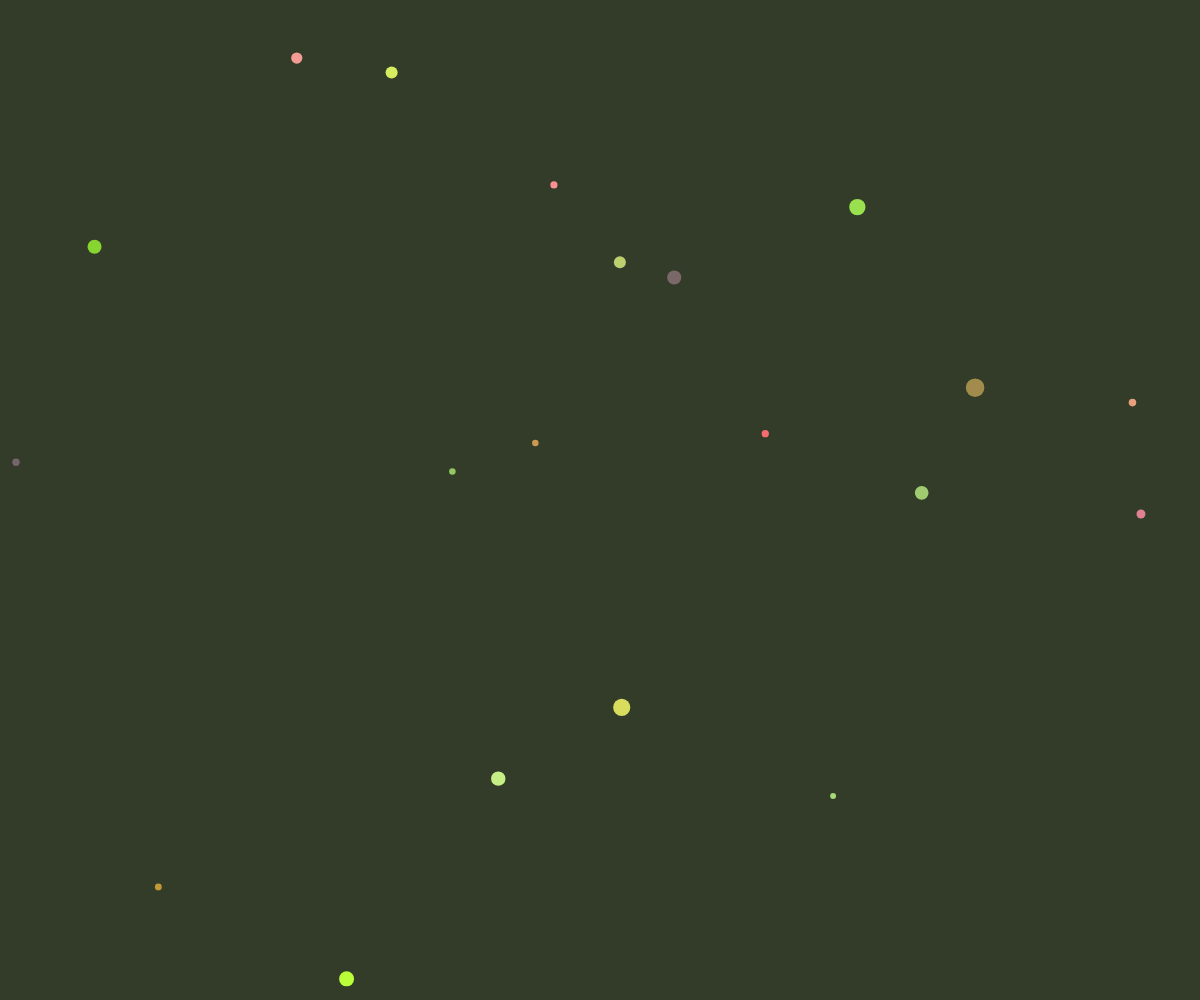
Frame 1 (no input)
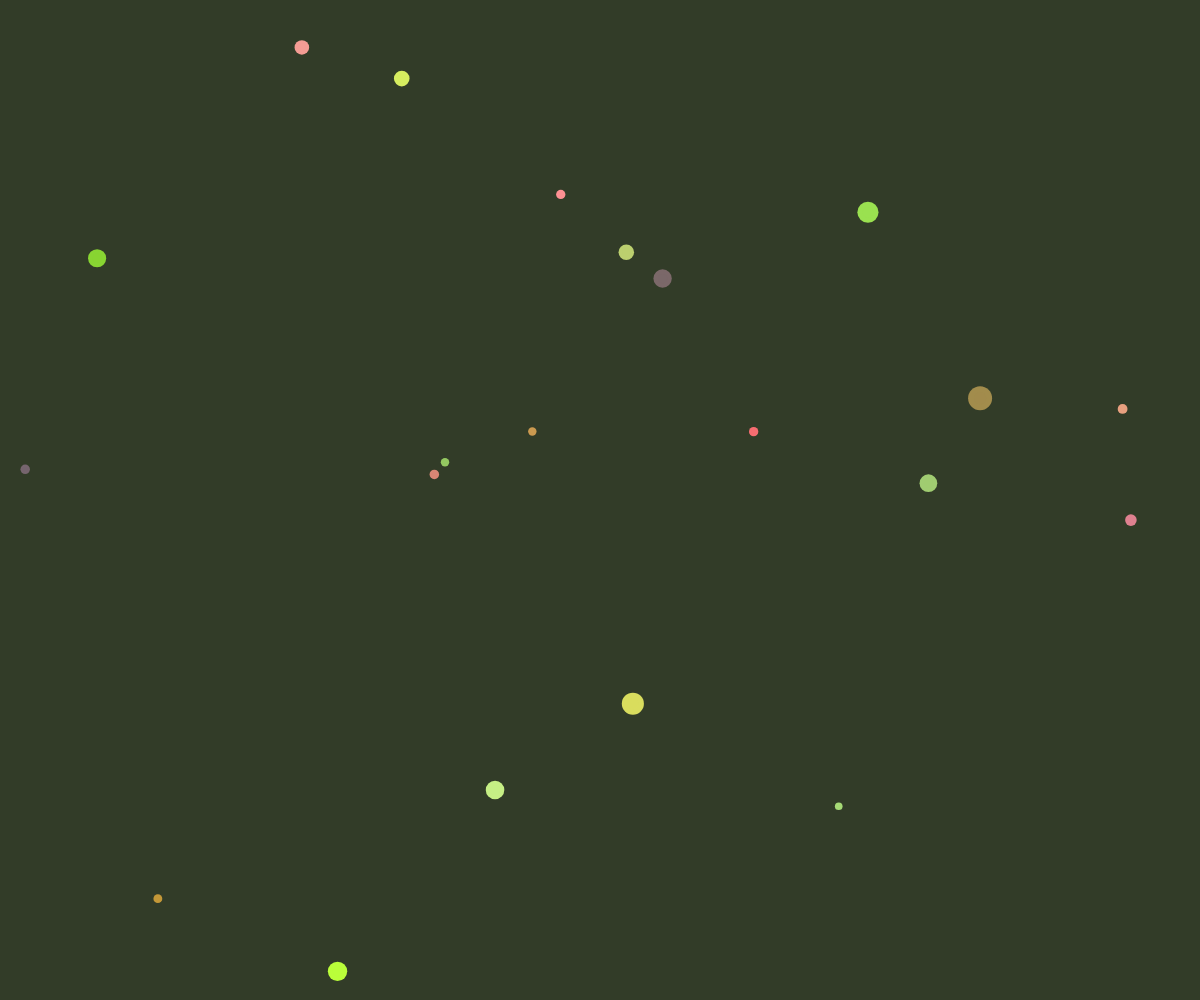
Frame 60 (no input)
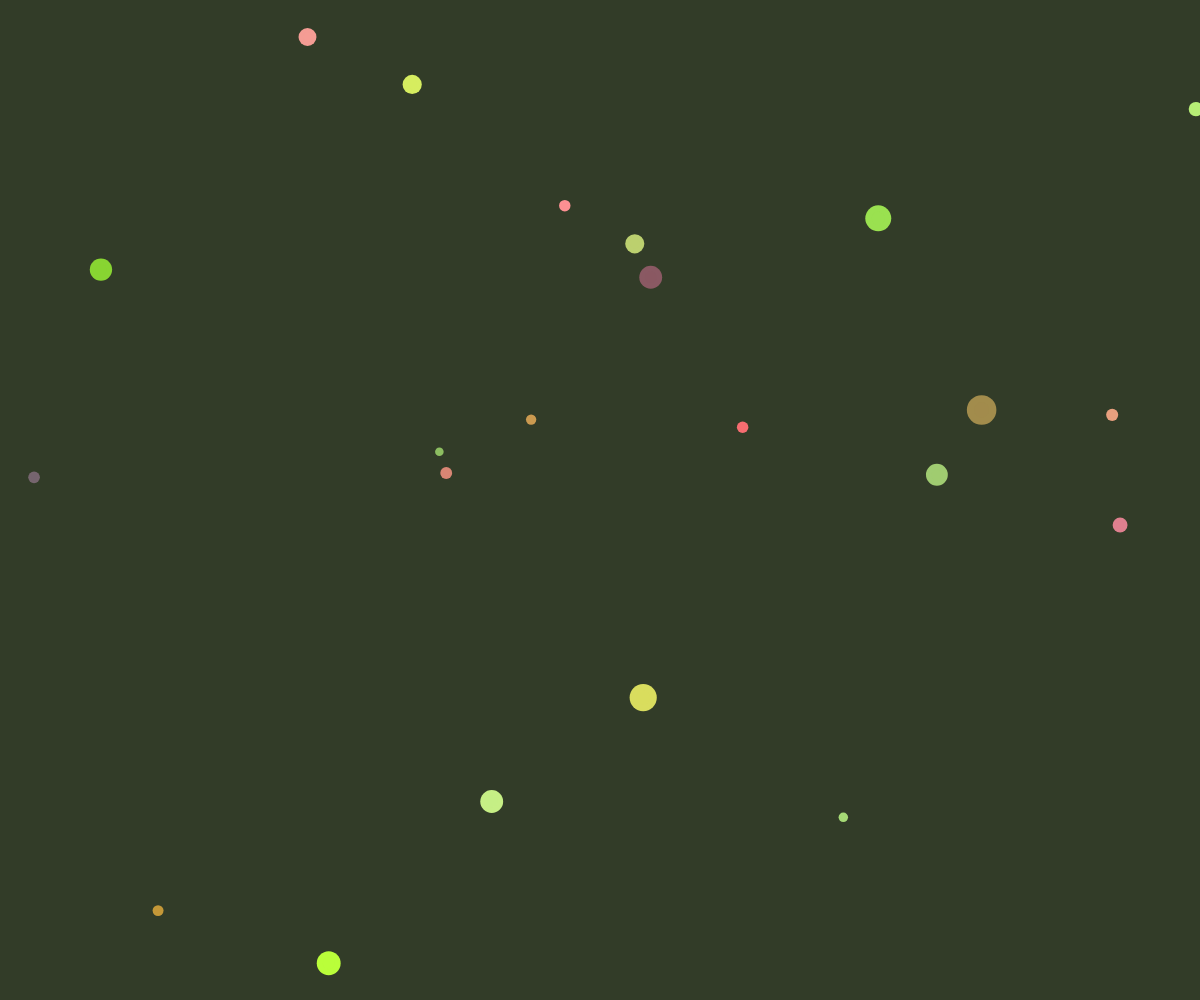
Frame 120 (the mouse pressed at the canvas centre since frame 60)

The p5.js sketch that drew these frames (run headless with seeded random() and noise() and a simulated clock; from frame 60 on, the mouse is pressed at the canvas centre):

// p5.js sketch
// ── sketch.js
let plants = [];

function setup() {
  createCanvas(windowWidth, windowHeight);
  noStroke();
  // Initialize with some plants
  for (let i = 0; i < 20; i++) {
    plants.push(new Plant(random(width), random(height)));
  }
}

function draw() {
  background(50, 60, 40); // Dark greenish background

  // Update and display all plants
  for (let plant of plants) {
    plant.update();
    plant.display();
  }

  // Occasionally add a new plant
  if (random() < 0.02) {
    plants.push(new Plant(random(width), random(height)));
  }

  // Remove old plants to keep the count reasonable
  if (plants.length > 100) {
    plants.splice(0, 10);
  }
}

class Plant {
  constructor(x, y) {
    this.pos = createVector(x, y);
    this.size = random(5, 20);
    this.color = color(random(100, 255), random(100, 255), random(50, 150));
    this.growth = 0;
    this.maxGrowth = random(100, 300);
    this.angle = random(TWO_PI);
    this.speed = random(0.005, 0.02);
    this.hueShift = random(-1, 1);
  }

  update() {
    this.growth += 1;
    if (this.growth > this.maxGrowth) {
      this.size += random(-0.5, 0.5);
      this.color = lerpColor(this.color, color(hue(this.color), saturation(this.color), brightness(this.color) + random(-2, 2)), 0.01);
    }

    // Slowly move
    this.pos.x += sin(this.angle) * 0.2;
    this.pos.y += cos(this.angle) * 0.2;
    this.angle += random(-0.05, 0.05);

    // Wrap around screen
    if (this.pos.x < -this.size) this.pos.x = width + this.size;
    if (this.pos.x > width + this.size) this.pos.x = -this.size;
    if (this.pos.y < -this.size) this.pos.y = height + this.size;
    if (this.pos.y > height + this.size) this.pos.y = -this.size;
  }

  display() {
    push();
    translate(this.pos.x, this.pos.y);
    
    // Draw expanding shape
    noStroke();
    fill(this.color);
    ellipse(0, 0, this.size * (1 + this.growth / 200), this.size * (1 + this.growth / 200));
    
    // Add a secondary shape for more organic feel
    fill(red(this.color), green(this.color), blue(this.color), 150);
    ellipse(0, 0, this.size * (0.5 + this.growth / 400), this.size * (0.5 + this.growth / 400));
    
    pop();
  }
}

function windowResized() {
  resizeCanvas(windowWidth, windowHeight);
}
